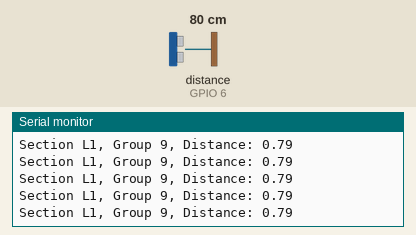
A sketch run on a simulated ESP32-S3. On the bench: the last lines printed to the serial monitor. Wiring (inferred from the names in the program): ultrasonic range finder: trigger GPIO 35; echo GPIO 6. Inputs (shaded band) come from the test bench; at power-on: distance to the obstacle (sensor on GPIO 6) 80 cm. The echo pulse lasts 58.3 µs per cm.

Above: at 1.2 s.
1.3 s: distance to the obstacle (sensor on GPIO 6) set to 2 cm
At 1.31 s:
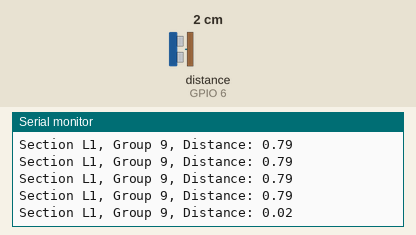
2.8 s: distance to the obstacle (sensor on GPIO 6) set to 4 cm
At 2.83 s:
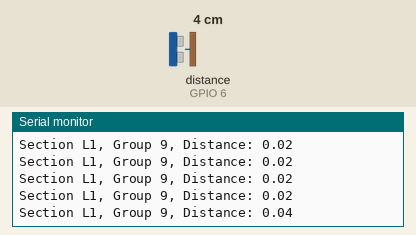
Timing chart, 0 to 5.8 s (numbered marks = the images above; inputs shaded):
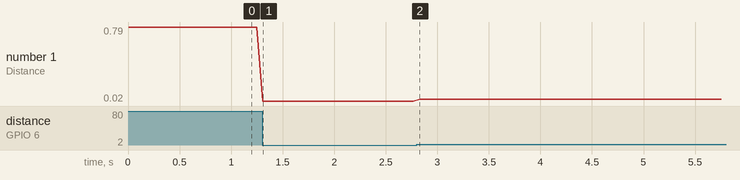

Measured:
- after the input at 1.3 s, the serial monitor: prints a new line at once (image 1)
- after the input at 2.8 s, the serial monitor: prints a new line at once (image 2)
- plotted number 1: 0.79 → 0.02 after the input at 1.3 s, 0.02 → 0.04 after the input at 2.8 s

The sketch:

Exp4_A.ino
```cpp
int TRIG_PIN = 35;
int ECHO_PIN = 6;

void setup() {
  // put your setup code here, to run once:
  pinMode(TRIG_PIN, OUTPUT);
  pinMode(ECHO_PIN, INPUT);
  Serial.begin(9600);
}

void loop() {
  // put your main code here, to run repeatedly:
  digitalWrite(TRIG_PIN, HIGH);
  delayMicroseconds(10);
  digitalWrite(TRIG_PIN, LOW);
  float width = pulseIn(ECHO_PIN, HIGH, 50000);
  float distance = ((width/1000000)*340.0)/2.0;
  Serial.print("Section L1, Group 9, Distance: ");
  Serial.print(distance);
  Serial.println("");
  delay(60);
}
```
